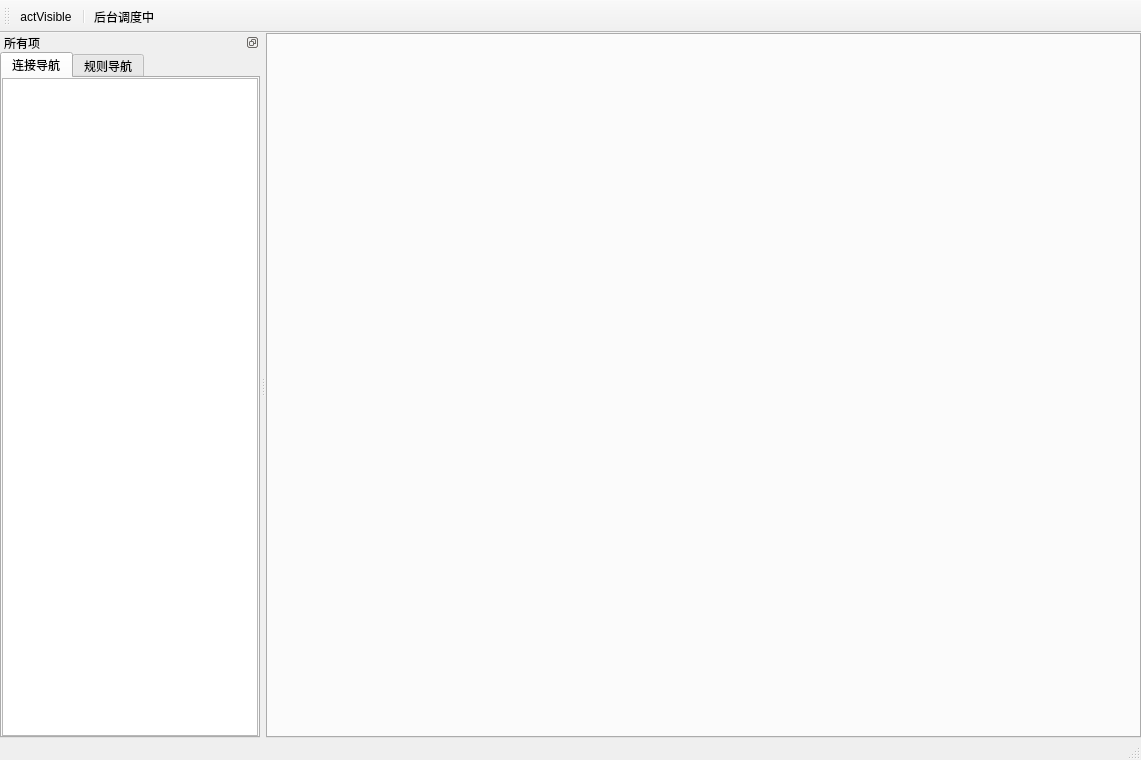
<?xml version="1.0" encoding="UTF-8"?>
<ui version="4.0">
 <class>MainWindow</class>
 <widget class="QMainWindow" name="MainWindow">
  <property name="geometry">
   <rect>
    <x>0</x>
    <y>0</y>
    <width>1141</width>
    <height>760</height>
   </rect>
  </property>
  <property name="windowTitle">
   <string>DataPulse</string>
  </property>
  <property name="windowIcon">
   <iconset resource="res.qrc">
    <normaloff>:/icon/icon/MingcuteHeartbeatLine.png</normaloff>:/icon/icon/MingcuteHeartbeatLine.png</iconset>
  </property>
  <widget class="QWidget" name="centralwidget">
   <property name="enabled">
    <bool>true</bool>
   </property>
   <layout class="QHBoxLayout" name="horizontalLayout_2">
    <property name="leftMargin">
     <number>0</number>
    </property>
    <property name="topMargin">
     <number>0</number>
    </property>
    <property name="rightMargin">
     <number>0</number>
    </property>
    <property name="bottomMargin">
     <number>0</number>
    </property>
    <item>
     <widget class="QTabWidget" name="tabWidgetMain">
      <property name="tabPosition">
       <enum>QTabWidget::North</enum>
      </property>
      <property name="tabShape">
       <enum>QTabWidget::Rounded</enum>
      </property>
      <property name="currentIndex">
       <number>-1</number>
      </property>
      <property name="tabsClosable">
       <bool>true</bool>
      </property>
      <property name="movable">
       <bool>true</bool>
      </property>
      <property name="tabBarAutoHide">
       <bool>false</bool>
      </property>
     </widget>
    </item>
   </layout>
  </widget>
  <widget class="QMenuBar" name="menubar">
   <property name="geometry">
    <rect>
     <x>0</x>
     <y>0</y>
     <width>1141</width>
     <height>21</height>
    </rect>
   </property>
  </widget>
  <widget class="QToolBar" name="toolBar">
   <property name="windowTitle">
    <string>toolBar</string>
   </property>
   <property name="floatable">
    <bool>true</bool>
   </property>
   <attribute name="toolBarArea">
    <enum>TopToolBarArea</enum>
   </attribute>
   <attribute name="toolBarBreak">
    <bool>false</bool>
   </attribute>
   <addaction name="actVisible"/>
   <addaction name="separator"/>
   <addaction name="actToggle"/>
  </widget>
  <widget class="QDockWidget" name="dockWidgetAll">
   <property name="enabled">
    <bool>true</bool>
   </property>
   <property name="floating">
    <bool>false</bool>
   </property>
   <property name="features">
    <set>QDockWidget::DockWidgetFloatable|QDockWidget::DockWidgetMovable</set>
   </property>
   <property name="windowTitle">
    <string>所有项</string>
   </property>
   <attribute name="dockWidgetArea">
    <number>1</number>
   </attribute>
   <widget class="QWidget" name="dockWidgetContents_3">
    <layout class="QGridLayout" name="gridLayout">
     <property name="leftMargin">
      <number>0</number>
     </property>
     <property name="topMargin">
      <number>0</number>
     </property>
     <property name="rightMargin">
      <number>0</number>
     </property>
     <property name="bottomMargin">
      <number>0</number>
     </property>
     <property name="spacing">
      <number>0</number>
     </property>
     <item row="0" column="0">
      <widget class="QTabWidget" name="tabWidget">
       <property name="tabPosition">
        <enum>QTabWidget::North</enum>
       </property>
       <property name="tabShape">
        <enum>QTabWidget::Rounded</enum>
       </property>
       <property name="currentIndex">
        <number>0</number>
       </property>
       <property name="movable">
        <bool>false</bool>
       </property>
       <widget class="QWidget" name="tabConnects">
        <attribute name="title">
         <string>连接导航</string>
        </attribute>
        <layout class="QVBoxLayout" name="verticalLayout_2">
         <property name="leftMargin">
          <number>0</number>
         </property>
         <property name="topMargin">
          <number>0</number>
         </property>
         <property name="rightMargin">
          <number>0</number>
         </property>
         <property name="bottomMargin">
          <number>0</number>
         </property>
         <item>
          <widget class="PTreeView" name="treeViewConnect">
           <property name="sizeAdjustPolicy">
            <enum>QAbstractScrollArea::AdjustToContents</enum>
           </property>
           <property name="autoScrollMargin">
            <number>16</number>
           </property>
           <property name="editTriggers">
            <set>QAbstractItemView::NoEditTriggers</set>
           </property>
           <property name="dragEnabled">
            <bool>false</bool>
           </property>
           <property name="dragDropOverwriteMode">
            <bool>false</bool>
           </property>
           <property name="dragDropMode">
            <enum>QAbstractItemView::NoDragDrop</enum>
           </property>
           <property name="alternatingRowColors">
            <bool>false</bool>
           </property>
           <property name="verticalScrollMode">
            <enum>QAbstractItemView::ScrollPerPixel</enum>
           </property>
           <property name="rootIsDecorated">
            <bool>true</bool>
           </property>
           <property name="itemsExpandable">
            <bool>true</bool>
           </property>
           <property name="animated">
            <bool>true</bool>
           </property>
           <property name="expandsOnDoubleClick">
            <bool>true</bool>
           </property>
           <attribute name="headerCascadingSectionResizes">
            <bool>false</bool>
           </attribute>
          </widget>
         </item>
        </layout>
       </widget>
       <widget class="QWidget" name="tabRules">
        <attribute name="title">
         <string>规则导航</string>
        </attribute>
        <layout class="QHBoxLayout" name="horizontalLayout">
         <property name="leftMargin">
          <number>0</number>
         </property>
         <property name="topMargin">
          <number>0</number>
         </property>
         <property name="rightMargin">
          <number>0</number>
         </property>
         <property name="bottomMargin">
          <number>0</number>
         </property>
         <item>
          <widget class="PTreeView" name="treeViewRule">
           <property name="editTriggers">
            <set>QAbstractItemView::NoEditTriggers</set>
           </property>
           <property name="verticalScrollMode">
            <enum>QAbstractItemView::ScrollPerPixel</enum>
           </property>
           <property name="animated">
            <bool>true</bool>
           </property>
          </widget>
         </item>
        </layout>
       </widget>
      </widget>
     </item>
    </layout>
   </widget>
  </widget>
  <widget class="QStatusBar" name="statusBar"/>
  <action name="actAddConnect">
   <property name="text">
    <string>添加连接</string>
   </property>
   <property name="toolTip">
    <string>添加一个数据库连接</string>
   </property>
   <property name="menuRole">
    <enum>QAction::NoRole</enum>
   </property>
  </action>
  <action name="actAddRule">
   <property name="text">
    <string>添加监控规则</string>
   </property>
   <property name="toolTip">
    <string>添加一个通用的监控规则模版</string>
   </property>
   <property name="menuRole">
    <enum>QAction::NoRole</enum>
   </property>
  </action>
  <action name="actAddJob">
   <property name="text">
    <string>添加任务</string>
   </property>
   <property name="toolTip">
    <string>添加一个规则到指定连接</string>
   </property>
   <property name="menuRole">
    <enum>QAction::NoRole</enum>
   </property>
  </action>
  <action name="actVisible">
   <property name="text">
    <string>actVisible</string>
   </property>
   <property name="toolTip">
    <string>占位Action</string>
   </property>
   <property name="visible">
    <bool>true</bool>
   </property>
   <property name="menuRole">
    <enum>QAction::NoRole</enum>
   </property>
  </action>
  <action name="actToggle">
   <property name="checkable">
    <bool>false</bool>
   </property>
   <property name="checked">
    <bool>false</bool>
   </property>
   <property name="text">
    <string>后台调度中</string>
   </property>
   <property name="toolTip">
    <string>切换后台调度任务</string>
   </property>
   <property name="menuRole">
    <enum>QAction::NoRole</enum>
   </property>
  </action>
  <action name="actDelConnect">
   <property name="text">
    <string>删除连接</string>
   </property>
   <property name="menuRole">
    <enum>QAction::NoRole</enum>
   </property>
  </action>
  <action name="actDelRule">
   <property name="text">
    <string>删除监控规则</string>
   </property>
   <property name="menuRole">
    <enum>QAction::NoRole</enum>
   </property>
  </action>
  <action name="actDelJob">
   <property name="text">
    <string>删除任务</string>
   </property>
   <property name="menuRole">
    <enum>QAction::NoRole</enum>
   </property>
  </action>
  <action name="actCheckJob">
   <property name="text">
    <string>查看任务</string>
   </property>
   <property name="menuRole">
    <enum>QAction::NoRole</enum>
   </property>
  </action>
  <action name="actEditConnect">
   <property name="text">
    <string>编辑连接</string>
   </property>
   <property name="menuRole">
    <enum>QAction::NoRole</enum>
   </property>
  </action>
  <action name="actEditRule">
   <property name="text">
    <string>编辑监控规则</string>
   </property>
   <property name="menuRole">
    <enum>QAction::NoRole</enum>
   </property>
  </action>
  <action name="actEditJob">
   <property name="text">
    <string>编辑任务</string>
   </property>
   <property name="menuRole">
    <enum>QAction::NoRole</enum>
   </property>
  </action>
 </widget>
 <customwidgets>
  <customwidget>
   <class>PTreeView</class>
   <extends>QTreeView</extends>
   <header location="global">PulseUI/ptreeview.h</header>
  </customwidget>
 </customwidgets>
 <resources>
  <include location="res.qrc"/>
 </resources>
 <connections/>
</ui>
